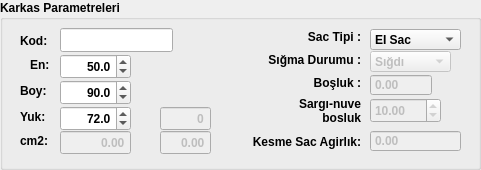
     <widget class="QGroupBox" name="groupBox_26">
      <property name="geometry">
       <rect>
        <x>2</x>
        <y>0</y>
        <width>481</width>
        <height>170</height>
       </rect>
      </property>
      <property name="font">
       <font>
        <weight>75</weight>
        <bold>true</bold>
       </font>
      </property>
      <property name="title">
       <string>Karkas Parametreleri</string>
      </property>
      <widget class="QLabel" name="label_56">
       <property name="geometry">
        <rect>
         <x>30</x>
         <y>54</y>
         <width>31</width>
         <height>21</height>
        </rect>
       </property>
       <property name="text">
        <string>En:</string>
       </property>
      </widget>
      <widget class="QDoubleSpinBox" name="doubleSpinBox_karkas_en">
       <property name="geometry">
        <rect>
         <x>60</x>
         <y>54</y>
         <width>71</width>
         <height>25</height>
        </rect>
       </property>
       <property name="font">
        <font>
         <weight>75</weight>
         <bold>true</bold>
        </font>
       </property>
       <property name="layoutDirection">
        <enum>Qt::LeftToRight</enum>
       </property>
       <property name="autoFillBackground">
        <bool>false</bool>
       </property>
       <property name="alignment">
        <set>Qt::AlignRight|Qt::AlignTrailing|Qt::AlignVCenter</set>
       </property>
       <property name="decimals">
        <number>1</number>
       </property>
       <property name="maximum">
        <double>9999.000000000000000</double>
       </property>
       <property name="value">
        <double>50.000000000000000</double>
       </property>
      </widget>
      <widget class="QLabel" name="label_57">
       <property name="geometry">
        <rect>
         <x>20</x>
         <y>80</y>
         <width>31</width>
         <height>21</height>
        </rect>
       </property>
       <property name="text">
        <string>Boy:</string>
       </property>
      </widget>
      <widget class="QDoubleSpinBox" name="doubleSpinBox_karkas_boy">
       <property name="geometry">
        <rect>
         <x>60</x>
         <y>80</y>
         <width>71</width>
         <height>25</height>
        </rect>
       </property>
       <property name="font">
        <font>
         <weight>75</weight>
         <bold>true</bold>
        </font>
       </property>
       <property name="layoutDirection">
        <enum>Qt::LeftToRight</enum>
       </property>
       <property name="autoFillBackground">
        <bool>false</bool>
       </property>
       <property name="alignment">
        <set>Qt::AlignRight|Qt::AlignTrailing|Qt::AlignVCenter</set>
       </property>
       <property name="decimals">
        <number>1</number>
       </property>
       <property name="maximum">
        <double>9999.000000000000000</double>
       </property>
       <property name="value">
        <double>90.000000000000000</double>
       </property>
      </widget>
      <widget class="QLabel" name="label_58">
       <property name="geometry">
        <rect>
         <x>20</x>
         <y>106</y>
         <width>31</width>
         <height>21</height>
        </rect>
       </property>
       <property name="text">
        <string>Yuk:</string>
       </property>
      </widget>
      <widget class="QDoubleSpinBox" name="doubleSpinBox_karkas_yukseklik">
       <property name="geometry">
        <rect>
         <x>60</x>
         <y>106</y>
         <width>71</width>
         <height>25</height>
        </rect>
       </property>
       <property name="font">
        <font>
         <weight>75</weight>
         <bold>true</bold>
        </font>
       </property>
       <property name="layoutDirection">
        <enum>Qt::LeftToRight</enum>
       </property>
       <property name="autoFillBackground">
        <bool>false</bool>
       </property>
       <property name="alignment">
        <set>Qt::AlignRight|Qt::AlignTrailing|Qt::AlignVCenter</set>
       </property>
       <property name="decimals">
        <number>1</number>
       </property>
       <property name="maximum">
        <double>9999.000000000000000</double>
       </property>
       <property name="value">
        <double>72.000000000000000</double>
       </property>
      </widget>
      <widget class="QLabel" name="label_60">
       <property name="geometry">
        <rect>
         <x>20</x>
         <y>130</y>
         <width>31</width>
         <height>21</height>
        </rect>
       </property>
       <property name="text">
        <string>cm2:</string>
       </property>
      </widget>
      <widget class="QDoubleSpinBox" name="doubleSpinBox_karkas_cm">
       <property name="enabled">
        <bool>false</bool>
       </property>
       <property name="geometry">
        <rect>
         <x>60</x>
         <y>130</y>
         <width>71</width>
         <height>25</height>
        </rect>
       </property>
       <property name="font">
        <font>
         <weight>75</weight>
         <bold>true</bold>
        </font>
       </property>
       <property name="layoutDirection">
        <enum>Qt::LeftToRight</enum>
       </property>
       <property name="autoFillBackground">
        <bool>false</bool>
       </property>
       <property name="alignment">
        <set>Qt::AlignRight|Qt::AlignTrailing|Qt::AlignVCenter</set>
       </property>
       <property name="buttonSymbols">
        <enum>QAbstractSpinBox::NoButtons</enum>
       </property>
       <property name="decimals">
        <number>2</number>
       </property>
       <property name="maximum">
        <double>9999.000000000000000</double>
       </property>
       <property name="value">
        <double>0.000000000000000</double>
       </property>
      </widget>
      <widget class="QDoubleSpinBox" name="doubleSpinBox_karkas_cm_oto">
       <property name="enabled">
        <bool>false</bool>
       </property>
       <property name="geometry">
        <rect>
         <x>160</x>
         <y>130</y>
         <width>51</width>
         <height>25</height>
        </rect>
       </property>
       <property name="font">
        <font>
         <weight>75</weight>
         <bold>true</bold>
        </font>
       </property>
       <property name="layoutDirection">
        <enum>Qt::LeftToRight</enum>
       </property>
       <property name="autoFillBackground">
        <bool>false</bool>
       </property>
       <property name="alignment">
        <set>Qt::AlignRight|Qt::AlignTrailing|Qt::AlignVCenter</set>
       </property>
       <property name="buttonSymbols">
        <enum>QAbstractSpinBox::NoButtons</enum>
       </property>
       <property name="decimals">
        <number>2</number>
       </property>
       <property name="maximum">
        <double>9999.000000000000000</double>
       </property>
       <property name="value">
        <double>0.000000000000000</double>
       </property>
      </widget>
      <widget class="QDoubleSpinBox" name="doubleSpinBox_karkas_yuk_oto">
       <property name="enabled">
        <bool>false</bool>
       </property>
       <property name="geometry">
        <rect>
         <x>160</x>
         <y>106</y>
         <width>51</width>
         <height>25</height>
        </rect>
       </property>
       <property name="font">
        <font>
         <weight>75</weight>
         <bold>true</bold>
        </font>
       </property>
       <property name="layoutDirection">
        <enum>Qt::LeftToRight</enum>
       </property>
       <property name="autoFillBackground">
        <bool>false</bool>
       </property>
       <property name="alignment">
        <set>Qt::AlignRight|Qt::AlignTrailing|Qt::AlignVCenter</set>
       </property>
       <property name="buttonSymbols">
        <enum>QAbstractSpinBox::NoButtons</enum>
       </property>
       <property name="decimals">
        <number>0</number>
       </property>
       <property name="maximum">
        <double>9999.000000000000000</double>
       </property>
       <property name="value">
        <double>0.000000000000000</double>
       </property>
      </widget>
      <widget class="QLabel" name="label_yuk_error">
       <property name="geometry">
        <rect>
         <x>60</x>
         <y>106</y>
         <width>20</width>
         <height>20</height>
        </rect>
       </property>
       <property name="text">
        <string/>
       </property>
       <property name="pixmap">
        <pixmap resource="icons.qrc">:/staticfiles/icons/warning.png</pixmap>
       </property>
       <property name="scaledContents">
        <bool>true</bool>
       </property>
      </widget>
      <widget class="QLabel" name="label_Ac_ok">
       <property name="geometry">
        <rect>
         <x>130</x>
         <y>130</y>
         <width>21</width>
         <height>21</height>
        </rect>
       </property>
       <property name="text">
        <string/>
       </property>
       <property name="pixmap">
        <pixmap resource="icons.qrc">:/staticfiles/icons/checked.png</pixmap>
       </property>
       <property name="scaledContents">
        <bool>true</bool>
       </property>
      </widget>
      <widget class="QLabel" name="label_Ac_error">
       <property name="geometry">
        <rect>
         <x>60</x>
         <y>130</y>
         <width>20</width>
         <height>20</height>
        </rect>
       </property>
       <property name="text">
        <string/>
       </property>
       <property name="pixmap">
        <pixmap resource="icons.qrc">:/staticfiles/icons/warning.png</pixmap>
       </property>
       <property name="scaledContents">
        <bool>true</bool>
       </property>
      </widget>
      <widget class="QLabel" name="label_Ac_ok_2">
       <property name="geometry">
        <rect>
         <x>450</x>
         <y>70</y>
         <width>21</width>
         <height>21</height>
        </rect>
       </property>
       <property name="text">
        <string/>
       </property>
       <property name="pixmap">
        <pixmap resource="icons.qrc">:/staticfiles/icons/checked.png</pixmap>
       </property>
       <property name="scaledContents">
        <bool>true</bool>
       </property>
      </widget>
      <widget class="QDoubleSpinBox" name="doubleSpinBox_8">
       <property name="enabled">
        <bool>false</bool>
       </property>
       <property name="geometry">
        <rect>
         <x>370</x>
         <y>74</y>
         <width>62</width>
         <height>22</height>
        </rect>
       </property>
       <property name="buttonSymbols">
        <enum>QAbstractSpinBox::NoButtons</enum>
       </property>
       <property name="minimum">
        <double>-999.000000000000000</double>
       </property>
       <property name="maximum">
        <double>9999.989999999999782</double>
       </property>
      </widget>
      <widget class="QComboBox" name="comboBox_2">
       <property name="enabled">
        <bool>false</bool>
       </property>
       <property name="geometry">
        <rect>
         <x>370</x>
         <y>51</y>
         <width>81</width>
         <height>21</height>
        </rect>
       </property>
       <item>
        <property name="text">
         <string>Sığdı</string>
        </property>
       </item>
       <item>
        <property name="text">
         <string>Yanlış</string>
        </property>
       </item>
       <item>
        <property name="text">
         <string>Kesme</string>
        </property>
       </item>
      </widget>
      <widget class="QLabel" name="label_76">
       <property name="geometry">
        <rect>
         <x>250</x>
         <y>52</y>
         <width>111</width>
         <height>16</height>
        </rect>
       </property>
       <property name="text">
        <string>Sığma Durumu :</string>
       </property>
       <property name="alignment">
        <set>Qt::AlignRight|Qt::AlignTrailing|Qt::AlignVCenter</set>
       </property>
      </widget>
      <widget class="QLabel" name="label_Ac_error_2">
       <property name="geometry">
        <rect>
         <x>450</x>
         <y>50</y>
         <width>20</width>
         <height>20</height>
        </rect>
       </property>
       <property name="text">
        <string/>
       </property>
       <property name="pixmap">
        <pixmap resource="icons.qrc">:/staticfiles/icons/warning.png</pixmap>
       </property>
       <property name="scaledContents">
        <bool>true</bool>
       </property>
      </widget>
      <widget class="QLabel" name="label_77">
       <property name="geometry">
        <rect>
         <x>240</x>
         <y>75</y>
         <width>121</width>
         <height>16</height>
        </rect>
       </property>
       <property name="text">
        <string>Boşluk :</string>
       </property>
       <property name="alignment">
        <set>Qt::AlignRight|Qt::AlignTrailing|Qt::AlignVCenter</set>
       </property>
      </widget>
      <widget class="QLabel" name="label_yuk_ok">
       <property name="geometry">
        <rect>
         <x>130</x>
         <y>106</y>
         <width>21</width>
         <height>21</height>
        </rect>
       </property>
       <property name="text">
        <string/>
       </property>
       <property name="pixmap">
        <pixmap resource="icons.qrc">:/staticfiles/icons/checked.png</pixmap>
       </property>
       <property name="scaledContents">
        <bool>true</bool>
       </property>
      </widget>
      <widget class="QComboBox" name="comboBox_sactipi">
       <property name="geometry">
        <rect>
         <x>370</x>
         <y>29</y>
         <width>91</width>
         <height>21</height>
        </rect>
       </property>
       <item>
        <property name="text">
         <string>EI Sac</string>
        </property>
       </item>
       <item>
        <property name="text">
         <string>Kesme Sac</string>
        </property>
       </item>
      </widget>
      <widget class="QLabel" name="label_146">
       <property name="geometry">
        <rect>
         <x>290</x>
         <y>27</y>
         <width>71</width>
         <height>20</height>
        </rect>
       </property>
       <property name="text">
        <string>Sac Tipi :</string>
       </property>
       <property name="alignment">
        <set>Qt::AlignRight|Qt::AlignTrailing|Qt::AlignVCenter</set>
       </property>
      </widget>
      <widget class="QLabel" name="label_154">
       <property name="geometry">
        <rect>
         <x>240</x>
         <y>95</y>
         <width>121</width>
         <height>31</height>
        </rect>
       </property>
       <property name="layoutDirection">
        <enum>Qt::RightToLeft</enum>
       </property>
       <property name="text">
        <string>Sargı-nuve
 bosluk</string>
       </property>
       <property name="alignment">
        <set>Qt::AlignRight|Qt::AlignTrailing|Qt::AlignVCenter</set>
       </property>
      </widget>
      <widget class="QDoubleSpinBox" name="doubleSpinBox_nuvebosluk">
       <property name="enabled">
        <bool>false</bool>
       </property>
       <property name="geometry">
        <rect>
         <x>370</x>
         <y>98</y>
         <width>71</width>
         <height>25</height>
        </rect>
       </property>
       <property name="value">
        <double>10.000000000000000</double>
       </property>
      </widget>
      <widget class="QLineEdit" name="lineEdit_mlz_karkas">
       <property name="geometry">
        <rect>
         <x>60</x>
         <y>28</y>
         <width>113</width>
         <height>24</height>
        </rect>
       </property>
       <property name="text">
        <string/>
       </property>
      </widget>
      <widget class="QLabel" name="label_61">
       <property name="geometry">
        <rect>
         <x>20</x>
         <y>30</y>
         <width>31</width>
         <height>21</height>
        </rect>
       </property>
       <property name="text">
        <string>Kod:</string>
       </property>
      </widget>
      <widget class="QLabel" name="label_kesmeSacAgirlik">
       <property name="geometry">
        <rect>
         <x>240</x>
         <y>126</y>
         <width>121</width>
         <height>31</height>
        </rect>
       </property>
       <property name="layoutDirection">
        <enum>Qt::RightToLeft</enum>
       </property>
       <property name="text">
        <string>Kesme Sac Agirlık:</string>
       </property>
       <property name="alignment">
        <set>Qt::AlignRight|Qt::AlignTrailing|Qt::AlignVCenter</set>
       </property>
      </widget>
      <widget class="QDoubleSpinBox" name="doubleSpinBox_kesmeSacAgirlik">
       <property name="enabled">
        <bool>false</bool>
       </property>
       <property name="geometry">
        <rect>
         <x>370</x>
         <y>130</y>
         <width>91</width>
         <height>22</height>
        </rect>
       </property>
       <property name="buttonSymbols">
        <enum>QAbstractSpinBox::NoButtons</enum>
       </property>
       <property name="minimum">
        <double>-999.000000000000000</double>
       </property>
       <property name="maximum">
        <double>9999.989999999999782</double>
       </property>
      </widget>
     </widget>
